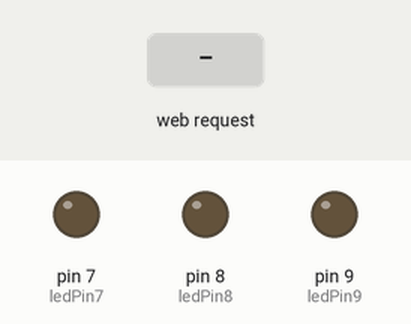
Simulated run of this sketch. Board: Arduino Uno, built with avr-gcc and run on an emulated ATmega328P. On the bench: output pins drawn as LEDs (lit = HIGH). The inputs (shaded band) are chosen by the test bench.

Above: at 1.2 s.
1.3 s: HTTP request GET /?led9Param=1 received
At 2.5 s:
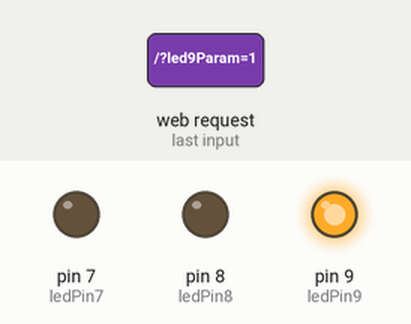
2.8 s: HTTP request GET /?led8Param=1 received
At 3.7 s:
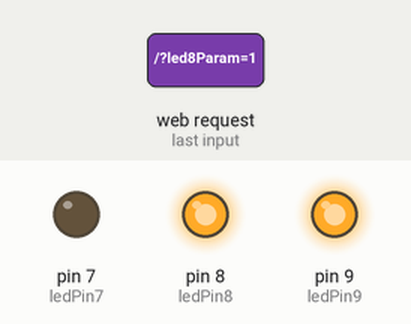
4.3 s: HTTP request GET /?led9Param=0 received
At 4.9 s:
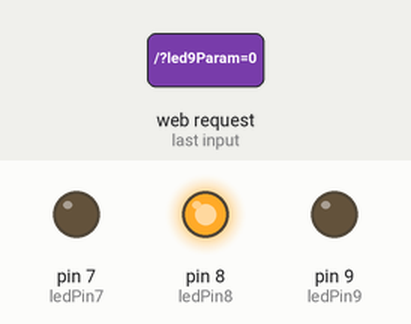
5.8 s: HTTP request GET /?led7Param=1 received
At 7.0 s:
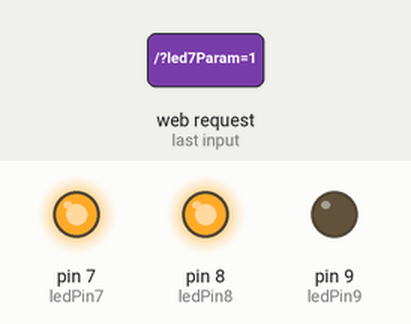
7.3 s: HTTP request GET /?led8Param=0 received
At 8.3 s:
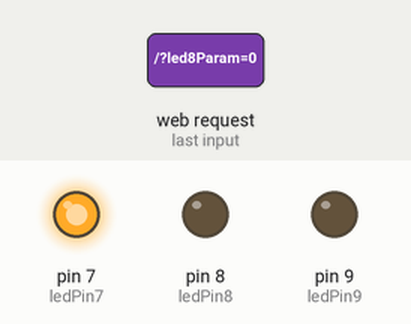
8.8 s: HTTP request GET /?led7Param=0 received
At 9.5 s:
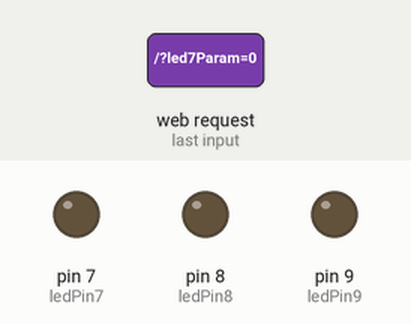
Timing chart, 0 to 11.3 s (numbered marks = the images above; inputs shaded):
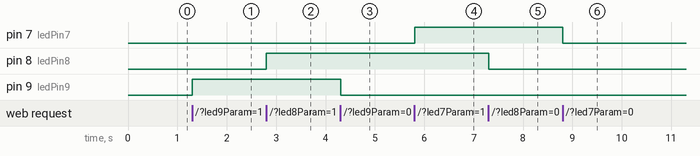

Measured:
- after the input at 1.3 s, pin 9 (ledPin9): LOW → HIGH at once
- after the input at 2.8 s, pin 8 (ledPin8): LOW → HIGH at once
- after the input at 4.3 s, pin 9 (ledPin9): HIGH → LOW at once
- after the input at 5.8 s, pin 7 (ledPin7): LOW → HIGH at once
- after the input at 7.3 s, pin 8 (ledPin8): HIGH → LOW at once
- after the input at 8.8 s, pin 7 (ledPin7): HIGH → LOW at once

The sketch:

blinkLed.ino
```cpp
#include <SPI.h> //INCLUSÃO DE BIBLIOTECA
#include <Ethernet.h> //INCLUSÃO DE BIBLIOTECA

byte mac[] = { 0xDE, 0xAD, 0xBE, 0xEF, 0xFE, 0xED }; //ATRIBUIÇÃO DE ENDEREÇO MAC AO ETHERNET SHIELD W5100
byte ip[] = { 192, 168, 0, 14 }; //COLOQUE UMA FAIX DE IP DISPONÍVEL DO SEU ROTEADOR. EX: 192.168.1.110  **** ISSO VARIA, NO MEU CASO É: 192.168.0.175
byte gateway[] = {192, 168, 0, 1}; //GATEWAY DE CONEXÃO (ALTERE PARA O GATEWAY DO SEU ROTEADOR)
byte subnet[] = {255, 255, 255, 0}; //MASCARA DE REDE (ALTERE PARA A SUA MÁSCARA DE REDE)
EthernetServer server(80); //PORTA EM QUE A CONEXÃO SERÁ FEITA

const int ledPin9 = 9; //PINO DIGITAL UTILIZADO PELO LED
const int ledPin8 = 8;
const int ledPin7 = 7;
String readString = String(30); //VARIÁVEL PARA BUSCAR DADOS NO ENDEREÇO (URL)
int status9 = 0, status8 = 0, status7 = 0; //DECLARAÇÃO DE VARIÁVEL DO TIPO INTEIRA(SERÁ RESPONSÁVEL POR VERIFICAR O status9 ATUAL DO LED)

void setup(){
  Ethernet.begin(mac, ip, gateway, subnet); //PASSA OS PARÂMETROS PARA A FUNÇÃO QUE VAI FAZER A CONEXÃO COM A REDE
  server.begin(); //INICIA O SERVIDOR PARA RECEBER DADOS NA PORTA 80
  pinMode(ledPin9, OUTPUT); //DEFINE O PINO COMO SAÍDA
  pinMode(ledPin8, OUTPUT);
  pinMode(ledPin7, OUTPUT);
  digitalWrite(ledPin9, LOW); //LED INICIA DESLIGADO
  digitalWrite(ledPin8, LOW);
  digitalWrite(ledPin7, LOW);
  }
void loop(){
EthernetClient client = server.available(); //CRIA UMA CONEXÃO COM O CLIENTE
  if (client) { // SE EXISTE CLIENTE, FAZ
    while (client.connected()) {//ENQUANTO EXISTIR CLIENTE CONECTADO, FAZ
   if (client.available()) { //SE O CLIENTE ESTÁ HABILITADO, FAZ
    char c = client.read(); //LÊ CARACTERE A CARACTERE DA REQUISIÇÃO HTTP
    if (readString.length() < 100) //SE O ARRAY FOR MENOR QUE 100, FAZ
    {
        readString += c; // "readstring" VAI RECEBER OS CARACTERES LIDO
    }
    if (c == '\n')  //SE ENCONTRAR "\n" É O FINAL DO CABEÇALHO DA REQUISIÇÃO HTTP
    {
        if (readString.indexOf("?") <0){ //SE ENCONTRAR O CARACTER "?", FAZ
        }
        else //SENÃO,FAZ
           if(readString.indexOf("led9Param=1") >0) //SE ENCONTRAR O PARÂMETRO "led9Param=1", FAZ
           {
             digitalWrite(ledPin9, HIGH); //LIGA O LED
             status9 = 1; //VARIÁVEL RECEBE VALOR 1(SIGNIFICA QUE O LED ESTÁ LIGADO)
           }else if(readString.indexOf("led9Param=0") >0){ //SENÃO, FAZ
             digitalWrite(ledPin9, LOW); //DESLIGA O LED
             status9 = 0; //VARIÁVEL RECEBE VALOR 0(SIGNIFICA QUE O LED ESTÁ DESLIGADO)
           }else if(readString.indexOf("led8Param=1") >0) {
             digitalWrite(ledPin8, HIGH);
             status8 = 1;
           }else if(readString.indexOf("led8Param=0") >0){
             digitalWrite(ledPin8, LOW);
             status8 = 0;
           }
           else if(readString.indexOf("led7Param=1") >0) {
             digitalWrite(ledPin7, HIGH);
             status7 = 1;
           }else if(readString.indexOf("led7Param=0") >0){
             digitalWrite(ledPin7, LOW);
             status7 = 0;
           }
          client.println("HTTP/1.1 200 OK"); //ESCREVE PARA O CLIENTE A VERSÃO DO HTTP
          client.println("Content-Type: text/html"); //ESCREVE PARA O CLIENTE O TIPO DE CONTEÚDO(texto/html)
          client.println("");
          client.println("<!DOCTYPE HTML>"); //INFORMA AO NAVEGADOR A ESPECIFICAÇÃO DO HTML
          client.println("<html>"); //ABRE A TAG "html"
          client.println("<head>"); //ABRE A TAG "head"
          client.println("<link rel='icon' type='image/png' href='https://blogmasterwalkershop.com.br/arquivos/artigos/sub_wifi/logo_mws.png'/>"); //DEFINIÇÃO DO ICONE DA PÁGINA
          client.println("<title>IoT Grupo 6 - Controle de Led via Web server</title>"); //ESCREVE O TEXTO NA PÁGINA
          client.println("<style>");
          client.println("body {");
          client.println("background-image:url(https://m.media-amazon.com/images/I/71ZSwH5oRmL._AC_SX569_.jpg);");
          client.println("background-repeat: no-repeat;");
          client.println("}");
          client.println("#card {margin: 100px 0 0 500px;}");
          client.println("");
          client.println("}");
          client.println("</style>");
          client.println("</head>"); //FECHA A TAG "head"
          client.println("<body>"); //DEFINE A COR DE FUNDO DA PÁGINA
          client.println("<center><font color='black'><h1>Projeto Uno Black</font></center></h1>"); //ESCREVE "MASTERWALKER SHOP" EM COR AZUL NA PÁGINA
          client.println("<div id='card'>");
          client.println("<h1><center>CONTROLE DE LED</center></h1>"); //ESCREVE "CONTROLE DE LED" NA PÁGINA

          if (status9 == 1){ //SE VARIÁVEL FOR IGUAL A 1, FAZ
          //A LINHA ABAIXO CRIA UM FORMULÁRIO CONTENDO UMA ENTRADA INVISÍVEL(hidden) COM O PARÂMETRO DA URL E CRIA UM BOTÃO APAGAR (CASO O LED ESTEJA LIGADO)
          client.println("<center><form method=get name=LED><input type=hidden name=led9Param value=0 /><input type=submit value=APAGAR></form></center>");
          }
          else
          { //SENÃO, FAZ
          //A LINHA ABAIXO CRIA UM FORMULÁRIO CONTENDO UMA ENTRADA INVISÍVEL(hidden) COM O PARÂMETRO DA URL E CRIA UM BOTÃO ACENDER (CASO O LED ESTEJA DESLIGADO)
          client.println("<center><form method=get name=LED><input type=hidden name=led9Param value=1 /><input type=submit value=ACENDER></form></center>");
          }
          client.println("<center><font size='5'>Status atual do LED1: </center>"); //ESCREVE "Status atual do LED:" NA PÁGINA
          if (status9 == 1){ //SE VARIÁVEL FOR IGUAL A 1, FAZ
              client.println("<center><font color='green' size='5'>LIGADO</center>"); //ESCREVE "LIGADO" EM COR VERDE NA PÁGINA
          }else{ //SENÃO, FAZ
              client.println("<center><font color='red' size='5'>DESLIGADO</center>"); //ESCREVE "DESLIGADO" EM COR VERMELHA NA PÁGINA
          }

          if (status8 == 1){
              client.println("<center><form method=get name=LED><input type=hidden name=led8Param value=0 /><input type=submit value=APAGAR></form></center>");
          }
          else{
              client.println("<center><form method=get name=LED><input type=hidden name=led8Param value=1 /><input type=submit value=ACENDER></form></center>");
          }

          client.println("<center><font color='black' size='5'>Status atual do LED2: </center>");

          if (status8 == 1){
              client.println("<center><font color='green' size='5'>LIGADO</center>");
          }
          else
          {
              client.println("<center><font color='red' size='5'>DESLIGADO</center>");
          }

          if (status7 == 1){
              client.println("<center><form method=get name=LED><input type=hidden name=led7Param value=0 /><input type=submit value=APAGAR></form></center>");
          }
          else
          {
              client.println("<center><form method=get name=LED><input type=hidden name=led7Param value=1 /><input type=submit value=ACENDER></form></center>");
          }

          client.println("<center><font color='black' size='5'>Status atual do LED3: </center>");

          if (status7 == 1)
          {
              client.println("<center><font color='green' size='5'>LIGADO</center>");
          }
          else
          {
              client.println("<center><font color='red' size='5'>DESLIGADO</center>");
          }
          client.println("</div>");
          //client.println("<hr/>"); //TAG HTML QUE CRIA UMA LINHA HORIZONTAL NA PÁGINA
          //client.println("<hr/>"); //TAG HTML QUE CRIA UMA LINHA HORIZONTAL NA PÁGINA
          client.println("</body>"); //FECHA A TAG "body"
          client.println("</html>"); //FECHA A TAG "html"
          readString=""; //A VARIÁVEL É REINICIALIZADA
          client.stop(); //FINALIZA A REQUISIÇÃO HTTP E DESCONECTA O CLIENTE
            }
          }
        }
      }
 }
```
